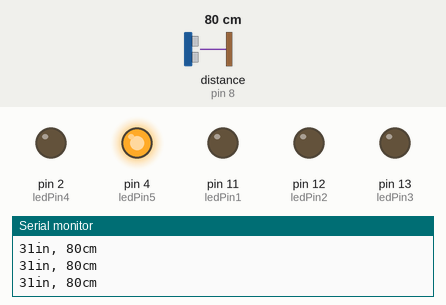
This sketch was run on a simulated Arduino Uno, built with avr-gcc and run on an emulated ATmega328P. On the bench: output pins drawn as LEDs (lit = HIGH), the last lines printed to the serial monitor. Wiring (inferred from the names in the program): ultrasonic range finder: trigger pin 7; echo pin 8. The inputs (shaded band) are chosen by the test bench; at power-on: distance to the obstacle (sensor on pin 8) 80 cm. The echo pulse lasts 58.3 µs per cm; pins used as bus, display or sensor lines are not drawn.

Above: at 1.2 s.
1.3 s: distance to the obstacle (sensor on pin 8) set to 73 cm
At 1.9 s:
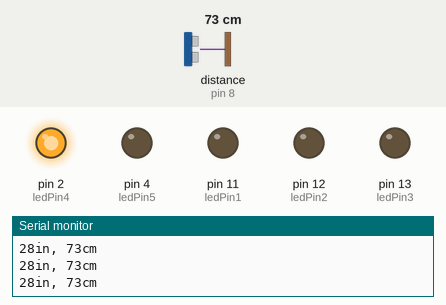
2.8 s: distance to the obstacle (sensor on pin 8) set to 57 cm
4.3 s: distance to the obstacle (sensor on pin 8) set to 53 cm
At 5.1 s:
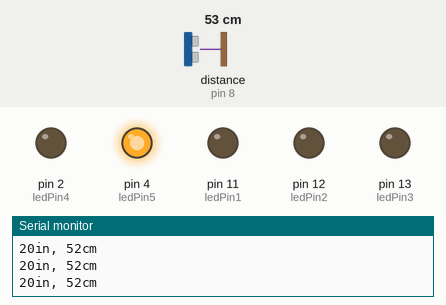
5.8 s: distance to the obstacle (sensor on pin 8) set to 7 cm
At 7.0 s:
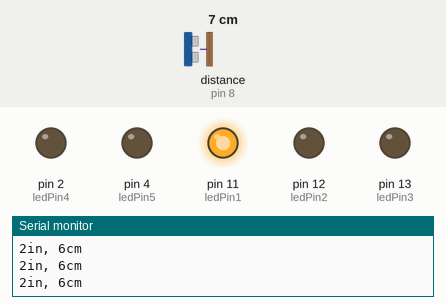
7.3 s: distance to the obstacle (sensor on pin 8) set to 11 cm
8.8 s: distance to the obstacle (sensor on pin 8) set to 14 cm
At 9.6 s:
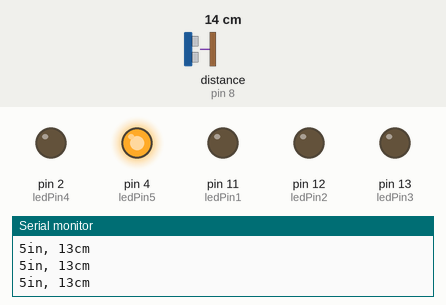
Timing chart, 0 to 11.3 s (numbered marks = the images above; inputs shaded):
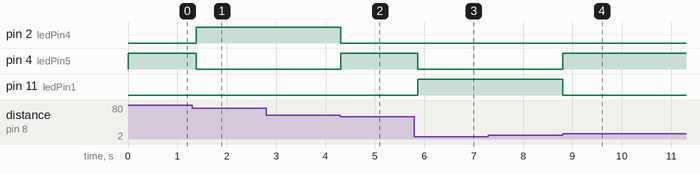

The sketch:

HC-SR04_Ultrasonic.ino
```cpp
const int trigPin = 7;
const int echoPin = 8;

const int ledPin1 = 11;
const int ledPin2 = 12;
const int ledPin3 = 13;
const int ledPin4 = 2;
const int ledPin5 = 4;

void setup() {
  // initialize serial communication:
  Serial.begin(9600);
  pinMode(trigPin, OUTPUT);
  pinMode(echoPin, INPUT);
  pinMode(ledPin1, OUTPUT);
  pinMode(ledPin2, OUTPUT);
  pinMode(ledPin3, OUTPUT);
  pinMode(ledPin4, OUTPUT);
  pinMode(ledPin5, OUTPUT);
}

void loop() {
  // establish variables for duration of the ping, and the distance result
  // in inches and centimeters:
  long duration, inches, cm;

  // The PING))) is triggered by a HIGH pulse of 2 or more microseconds.
  // Give a short LOW pulse beforehand to ensure a clean HIGH pulse:
  digitalWrite(trigPin, LOW);
  delayMicroseconds(2);
  digitalWrite(trigPin, HIGH);
  delayMicroseconds(10);
  digitalWrite(trigPin, LOW);

  // The same pin is used to read the signal from the PING))): a HIGH pulse
  // whose duration is the time (in microseconds) from the sending of the ping
  // to the reception of its echo off of an object.
  duration = pulseIn(echoPin, HIGH);

  // convert the time into a distance
  inches = microsecondsToInches(duration);
  cm = microsecondsToCentimeters(duration);

  Serial.print(inches);
  Serial.print("in, ");
  Serial.print(cm);
  Serial.print("cm");
  Serial.println();

  if (inches < 5) {
    digitalWrite(ledPin1, HIGH);
    digitalWrite(ledPin2, LOW);
    digitalWrite(ledPin3, LOW);
    digitalWrite(ledPin4, LOW);
    digitalWrite(ledPin5, LOW);
  } else if (inches < 10 && inches > 5) {
    digitalWrite(ledPin1, LOW);
    digitalWrite(ledPin2, HIGH);
    digitalWrite(ledPin3, LOW);
    digitalWrite(ledPin4, LOW);
    digitalWrite(ledPin5, LOW);
  } else if (inches < 20 && inches > 10) {
    digitalWrite(ledPin1, LOW);
    digitalWrite(ledPin2, LOW);
    digitalWrite(ledPin3, HIGH);
    digitalWrite(ledPin4, LOW);
    digitalWrite(ledPin5, LOW);
  } else if (inches < 30 && inches > 20) {
    digitalWrite(ledPin1, LOW);
    digitalWrite(ledPin2, LOW);
    digitalWrite(ledPin3, LOW);
    digitalWrite(ledPin4, HIGH);
    digitalWrite(ledPin5, LOW);
  } else {
    digitalWrite(ledPin1, LOW);
    digitalWrite(ledPin2, LOW);
    digitalWrite(ledPin3, LOW);
    digitalWrite(ledPin4, LOW);
    digitalWrite(ledPin5, HIGH);
  }

  delay(100);
}

long microsecondsToInches(long microseconds) {
  // According to Parallax's datasheet for the PING))), there are 73.746
  // microseconds per inch (i.e. sound travels at 1130 feet per second).
  // This gives the distance travelled by the ping, outbound and return,
  // so we divide by 2 to get the distance of the obstacle.
  // See: https://www.parallax.com/package/ping-ultrasonic-distance-sensor-downloads/
  return microseconds / 74 / 2;
}

long microsecondsToCentimeters(long microseconds) {
  // The speed of sound is 340 m/s or 29 microseconds per centimeter.
  // The ping travels out and back, so to find the distance of the object we
  // take half of the distance travelled.
  return microseconds / 29 / 2;
}
```

Measured:
- the behaviour switches between 77 and 76 cm on distance to the obstacle (sensor on pin 8) (found by bisection; images 0 and 1)
- the behaviour switches between 54 and 53 cm on distance to the obstacle (sensor on pin 8) (found by bisection; images 1 and 2)
- the behaviour switches between 12 and 13 cm on distance to the obstacle (sensor on pin 8) (found by bisection; images 3 and 4)
- after the input at 1.3 s, pin 2 (ledPin4): LOW → HIGH after 0.08 s; pin 4 (ledPin5): HIGH → LOW after 0.08 s
- after the input at 4.3 s, pin 2 (ledPin4): HIGH → LOW at once; pin 4 (ledPin5): LOW → HIGH at once
- after the input at 5.8 s, pin 4 (ledPin5): HIGH → LOW after 0.06 s; pin 11 (ledPin1): LOW → HIGH after 0.06 s
- after the input at 8.8 s, pin 4 (ledPin5): LOW → HIGH at once; pin 11 (ledPin1): HIGH → LOW at once
